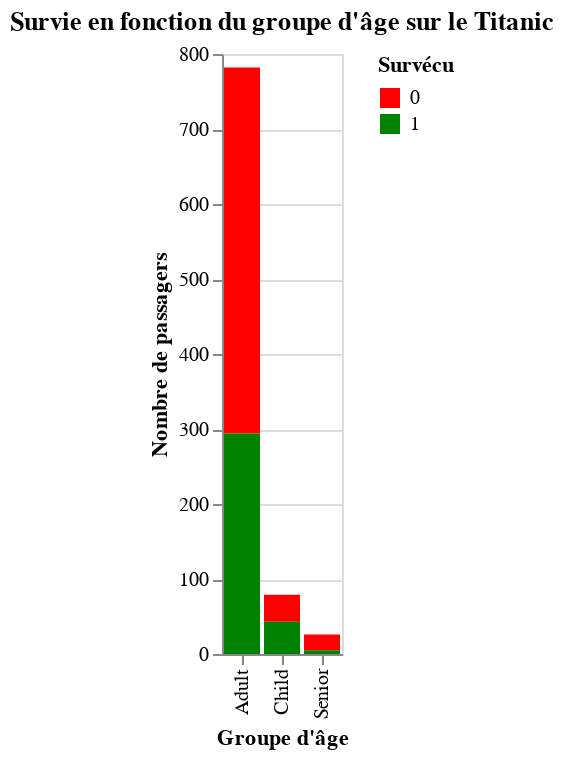

Notebook code for this chart:
### Code cell
def categorize_age(age):
    if age <= 12:
        return 'Child'
    elif age <= 60:
        return 'Adult'
    else:
        return 'Senior'

df['AgeGroup'] = df['Age'].apply(categorize_age)

# Création du graphique
chart = alt.Chart(df).mark_bar().encode(
    x=alt.X('AgeGroup:O', title='Groupe d\'âge'),
    y=alt.Y('count()', title='Nombre de passagers'),
    color=alt.Color('Survived:N', title='Survécu', scale=alt.Scale(domain=[0, 1], range=['red', 'green'])),
    tooltip=[alt.Tooltip('count()', title='Nombre de passagers'), 'AgeGroup', 'Survived']
).properties(
    title='Survie en fonction du groupe d\'âge sur le Titanic'
)

chart.display()

### Figure 1 — Vega-Lite specification as saved in the notebook (floating-point values rounded to 4 significant figures; data arrays with more than 128 entries replaced by an {"elided": "..."} marker saying what was removed)
{"config": {"view": {"continuousWidth": 300, "continuousHeight": 300}}, "data": {"name": "data-8841a9cdb8d139e27f346a8a16c01a0e"}, "mark": {"type": "bar"}, "encoding": {"color": {"field": "Survived", "scale": {"domain": [0, 1], "range": ["red", "green"]}, "title": "Survécu", "type": "nominal"}, "tooltip": [{"aggregate": "count", "title": "Nombre de passagers", "type": "quantitative"}, {"field": "AgeGroup", "type": "nominal"}, {"field": "Survived", "type": "quantitative"}], "x": {"field": "AgeGroup", "title": "Groupe d'âge", "type": "ordinal"}, "y": {"aggregate": "count", "title": "Nombre de passagers", "type": "quantitative"}}, "title": "Survie en fonction du groupe d'âge sur le Titanic", "$schema": "https://vega.github.io/schema/vega-lite/v5.16.3.json", "datasets": {"data-8841a9cdb8d139e27f346a8a16c01a0e": {"elided": "887 records"}}}
